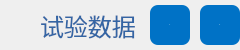
               <widget class="QFrame" name="frame_25">
                <property name="minimumSize">
                 <size>
                  <width>0</width>
                  <height>50</height>
                 </size>
                </property>
                <property name="maximumSize">
                 <size>
                  <width>16777215</width>
                  <height>50</height>
                 </size>
                </property>
                <property name="frameShape">
                 <enum>QFrame::NoFrame</enum>
                </property>
                <property name="frameShadow">
                 <enum>QFrame::Raised</enum>
                </property>
                <layout class="QHBoxLayout" name="horizontalLayout_10">
                 <property name="spacing">
                  <number>10</number>
                 </property>
                 <property name="leftMargin">
                  <number>0</number>
                 </property>
                 <property name="topMargin">
                  <number>0</number>
                 </property>
                 <property name="rightMargin">
                  <number>0</number>
                 </property>
                 <property name="bottomMargin">
                  <number>0</number>
                 </property>
                 <item>
                  <spacer name="horizontalSpacer_10">
                   <property name="orientation">
                    <enum>Qt::Horizontal</enum>
                   </property>
                   <property name="sizeHint" stdset="0">
                    <size>
                     <width>40</width>
                     <height>20</height>
                    </size>
                   </property>
                  </spacer>
                 </item>
                 <item>
                  <widget class="QLabel" name="label_80">
                   <property name="sizePolicy">
                    <sizepolicy hsizetype="Fixed" vsizetype="Fixed">
                     <horstretch>0</horstretch>
                     <verstretch>0</verstretch>
                    </sizepolicy>
                   </property>
                   <property name="minimumSize">
                    <size>
                     <width>100</width>
                     <height>40</height>
                    </size>
                   </property>
                   <property name="maximumSize">
                    <size>
                     <width>100</width>
                     <height>40</height>
                    </size>
                   </property>
                   <property name="palette">
                    <palette>
                     <active>
                      <colorrole role="WindowText">
                       <brush brushstyle="SolidPattern">
                        <color alpha="255">
                         <red>52</red>
                         <green>101</green>
                         <blue>164</blue>
                        </color>
                       </brush>
                      </colorrole>
                     </active>
                     <inactive>
                      <colorrole role="WindowText">
                       <brush brushstyle="SolidPattern">
                        <color alpha="255">
                         <red>52</red>
                         <green>101</green>
                         <blue>164</blue>
                        </color>
                       </brush>
                      </colorrole>
                     </inactive>
                     <disabled>
                      <colorrole role="WindowText">
                       <brush brushstyle="SolidPattern">
                        <color alpha="255">
                         <red>190</red>
                         <green>190</green>
                         <blue>190</blue>
                        </color>
                       </brush>
                      </colorrole>
                     </disabled>
                    </palette>
                   </property>
                   <property name="font">
                    <font>
                     <pointsize>18</pointsize>
                    </font>
                   </property>
                   <property name="text">
                    <string>试验数据</string>
                   </property>
                   <property name="alignment">
                    <set>Qt::AlignLeading|Qt::AlignLeft|Qt::AlignVCenter</set>
                   </property>
                  </widget>
                 </item>
                 <item>
                  <widget class="QPushButton" name="m_DataSet_1">
                   <property name="sizePolicy">
                    <sizepolicy hsizetype="Fixed" vsizetype="Fixed">
                     <horstretch>0</horstretch>
                     <verstretch>0</verstretch>
                    </sizepolicy>
                   </property>
                   <property name="minimumSize">
                    <size>
                     <width>40</width>
                     <height>40</height>
                    </size>
                   </property>
                   <property name="maximumSize">
                    <size>
                     <width>40</width>
                     <height>40</height>
                    </size>
                   </property>
                   <property name="font">
                    <font>
                     <family>Segoe UI</family>
                     <pointsize>-1</pointsize>
                     <weight>75</weight>
                     <italic>false</italic>
                     <bold>true</bold>
                    </font>
                   </property>
                   <property name="styleSheet">
                    <string notr="true">/* Normal (unchecked) */
QPushButton#m_DataSet_1 {
    background-color: #0072C6; 
    color: white;
    border-radius: 8px;
    font: bold 20px &quot;Segoe UI&quot;;  /* smaller baseline font */
    padding: 8px 16px;
}

/* Checked (active) */
QPushButton#m_DataSet_1:checked {
    background-color: #00A2FF;
    font: bold 24px &quot;Segoe UI&quot;;  /* bigger font than normal */
    border: 3px solid #00C0FF;
    padding: 12px 20px;          /* slightly larger padding if you want the button to grow, too */
}
</string>
                   </property>
                   <property name="text">
                    <string>1</string>
                   </property>
                  </widget>
                 </item>
                 <item>
                  <widget class="QPushButton" name="m_DataSet_2">
                   <property name="sizePolicy">
                    <sizepolicy hsizetype="Fixed" vsizetype="Fixed">
                     <horstretch>0</horstretch>
                     <verstretch>0</verstretch>
                    </sizepolicy>
                   </property>
                   <property name="minimumSize">
                    <size>
                     <width>40</width>
                     <height>40</height>
                    </size>
                   </property>
                   <property name="maximumSize">
                    <size>
                     <width>40</width>
                     <height>40</height>
                    </size>
                   </property>
                   <property name="font">
                    <font>
                     <family>Segoe UI</family>
                     <pointsize>-1</pointsize>
                     <weight>75</weight>
                     <italic>false</italic>
                     <bold>true</bold>
                    </font>
                   </property>
                   <property name="styleSheet">
                    <string notr="true">/* Normal (unchecked) */
QPushButton#m_DataSet_2 {
    background-color: #0072C6; 
    color: white;
    border-radius: 8px;
    font: bold 20px &quot;Segoe UI&quot;;  /* smaller baseline font */
    padding: 8px 16px;
}

/* Checked (active) */
QPushButton#m_DataSet_2:checked {
    background-color: #00A2FF;
    font: bold 24px &quot;Segoe UI&quot;;  /* bigger font than normal */
    border: 3px solid #00C0FF;
    padding: 12px 20px;          /* slightly larger padding if you want the button to grow, too */
}
</string>
                   </property>
                   <property name="text">
                    <string>2</string>
                   </property>
                  </widget>
                 </item>
                </layout>
               </widget>
